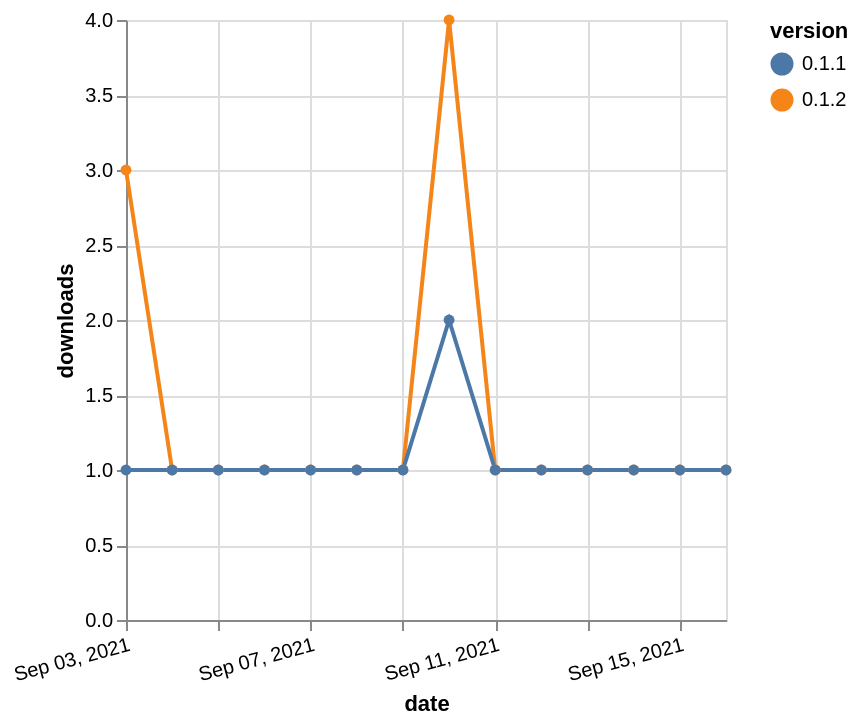

The specification (Vega-Lite) saved for this image:
### Vega-Lite specification from a JSON file in a GitHub repository (floating-point values rounded to 4 significant figures)
{"$schema": "https://vega.github.io/schema/vega-lite/v5.json", "description": "A simple bar chart with embedded data.", "data": {"values": [{"date": "2021-09-03", "total": 93, "delta": 3, "version": "0.1.2"}, {"date": "2021-09-04", "total": 94, "delta": 1, "version": "0.1.2"}, {"date": "2021-09-05", "total": 95, "delta": 1, "version": "0.1.2"}, {"date": "2021-09-06", "total": 96, "delta": 1, "version": "0.1.2"}, {"date": "2021-09-07", "total": 97, "delta": 1, "version": "0.1.2"}, {"date": "2021-09-08", "total": 98, "delta": 1, "version": "0.1.2"}, {"date": "2021-09-09", "total": 99, "delta": 1, "version": "0.1.2"}, {"date": "2021-09-10", "total": 103, "delta": 4, "version": "0.1.2"}, {"date": "2021-09-11", "total": 104, "delta": 1, "version": "0.1.2"}, {"date": "2021-09-12", "total": 105, "delta": 1, "version": "0.1.2"}, {"date": "2021-09-13", "total": 106, "delta": 1, "version": "0.1.2"}, {"date": "2021-09-14", "total": 107, "delta": 1, "version": "0.1.2"}, {"date": "2021-09-15", "total": 108, "delta": 1, "version": "0.1.2"}, {"date": "2021-09-16", "total": 109, "delta": 1, "version": "0.1.2"}, {"date": "2021-09-03", "total": 133, "delta": 1, "version": "0.1.1"}, {"date": "2021-09-04", "total": 134, "delta": 1, "version": "0.1.1"}, {"date": "2021-09-05", "total": 135, "delta": 1, "version": "0.1.1"}, {"date": "2021-09-06", "total": 136, "delta": 1, "version": "0.1.1"}, {"date": "2021-09-07", "total": 137, "delta": 1, "version": "0.1.1"}, {"date": "2021-09-08", "total": 138, "delta": 1, "version": "0.1.1"}, {"date": "2021-09-09", "total": 139, "delta": 1, "version": "0.1.1"}, {"date": "2021-09-10", "total": 141, "delta": 2, "version": "0.1.1"}, {"date": "2021-09-11", "total": 142, "delta": 1, "version": "0.1.1"}, {"date": "2021-09-12", "total": 143, "delta": 1, "version": "0.1.1"}, {"date": "2021-09-13", "total": 144, "delta": 1, "version": "0.1.1"}, {"date": "2021-09-14", "total": 145, "delta": 1, "version": "0.1.1"}, {"date": "2021-09-15", "total": 146, "delta": 1, "version": "0.1.1"}, {"date": "2021-09-16", "total": 147, "delta": 1, "version": "0.1.1"}]}, "width": "container", "mark": {"type": "line", "point": {"filled": true}}, "encoding": {"x": {"field": "date", "type": "temporal", "timeUnit": "yearmonthdate", "title": "date", "axis": {"labelAngle": -15}}, "y": {"field": "delta", "type": "quantitative", "title": "downloads"}, "color": {"field": "version", "type": "nominal"}, "tooltip": {"field": "delta"}}}
